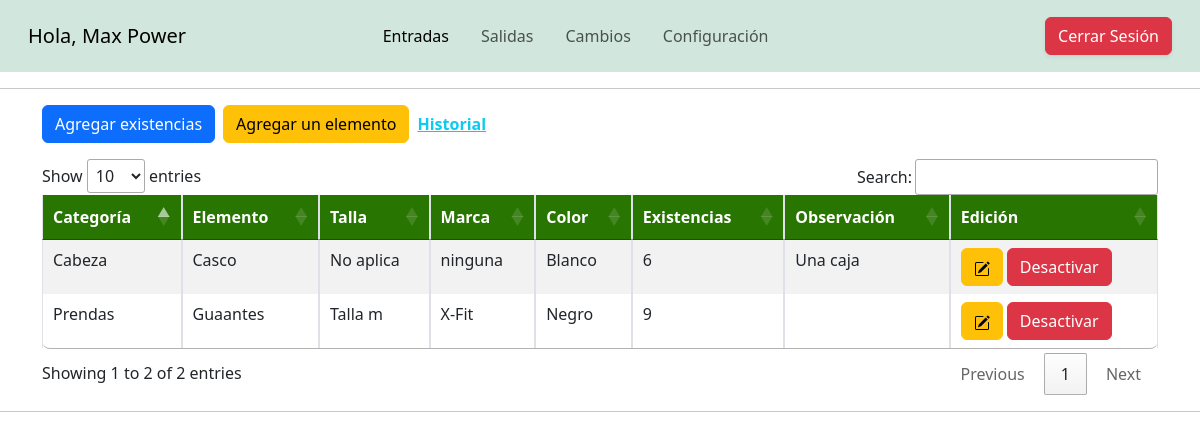
Page /views/entradas.php (signed in) on the committed database.
### tables this page shows
CREATE TABLE `elementos` (
  `id` int(11) NOT NULL,
  `fk_categoria` int(11) NOT NULL,
  `fk_talla` int(10) NOT NULL,
  `elemento` varchar(50) NOT NULL,
  `marca` varchar(50) NOT NULL,
  `color` varchar(10) NOT NULL,
  `existencias` int(10) NOT NULL,
  `observacion` varchar(500) NOT NULL,
  `estado` enum('activo','inactivo') NOT NULL DEFAULT 'activo'
);

CREATE TABLE `categorias` (
  `id` int(11) NOT NULL,
  `nombre` varchar(32) NOT NULL
);

CREATE TABLE `tallas` (
  `id` int(11) NOT NULL,
  `tallas` varchar(10) NOT NULL
);

### views/entradas.php (the view, shortened to what this page needs)
<!DOCTYPE html>
<html lang="es">
<head>
  <link rel="stylesheet" href="../csss/bootstrap/css/bootstrap.min.css" />
  <link rel="stylesheet" href="../csss/DataTables/Responsive-2.5.0/css/responsive.dataTables.min.css">
  <link href="../csss/DataTables/datatables.min.css" rel="stylesheet">
  <link rel="stylesheet" href="../csss/generalStyles.css">
</head>
<body class="vh-100">
  <nav class="navbar navbar-expand-lg navbar-light bg-success-subtle p-3">
    <div class="container-fluid">
      <a class="navbar-brand" href="#">
        <?php
        echo "Hola, ";
        echo $_SESSION["nombre"];
        ?>
      </a>
      <div class="collapse navbar-collapse" id="navbarNavDropdown">
        <ul class="navbar-nav ms-auto ">
          <li class="nav-item">
            <a class="nav-link mx-2 active" aria-current="page" href="#">Entradas</a>
          </li>
          <li class="nav-item">
            <a class="nav-link mx-2" href="salidas.php">Salidas</a>
          </li>
          <li class="nav-item">
            <a class="nav-link mx-2" href="cambios.php">Cambios</a>
          </li>
          <li class="nav-item">
            <a class="nav-link mx-2" href="configuracion.php">Configuración</a>
          </li>
        </ul>
        <ul class="navbar-nav ms-auto d-none d-lg-inline-flex">
          <li class="nav-item mx-2">
            <a class="nav-link text-dark h5" href="" target="blank"><i class="fab fa-google-plus-square"></i></a>
          </li>
          <li class="nav-item mx-2">
            <a class="nav-link text-dark h5" href="" target="blank"><i class="fab fa-twitter"></i></a>
          </li>
          <li class="nav-item mx-2">
            <a class="nav-link text-dark h5" href="" target="blank"><i class="fab fa-facebook-square"></i></a>
          </li>
        </ul>
      </div>
      <div>
        <button class="btn btn-danger shadow-sm">
          <a class="text-decoration-none text-white" href="../controllers/logout.php">Cerrar Sesión</a>
        </button>
      </div>
    </div>
  </nav>
  <hr />
  <div class="container d-flex justify-content-center flex-column">
    <?php
    include '../controllers/addElements.controller.php';
    ?>
    <div class="w-100 d-flex gap-2 mb-3 align-items-center">
      <button type="button" class="btn btn-primary" data-bs-toggle="modal" data-bs-target="#agregarExistencias">
        Agregar existencias
      </button>
      <button type="button" class="btn btn-warning" data-bs-toggle="modal" data-bs-target="#agregarElemento">
        Agregar un elemento
      </button>
      <a class="fw-bold pointer text-info pe-auto" data-bs-toggle="modal" data-bs-target="#historialMovimientos1">Historial</a>
    </div>
    <table id="tableInventario" class="table table-striped table-bordered table-responsive table-hover nowrap rounded-3" style="width: 100%;">
      <thead class="formColumn">
        <tr>
          <th scope="col">Categoría</th>
          <th scope="col">Elemento</th>
          <th scope="col">Talla</th>
          <th scope="col">Marca</th>
          <th scope="col">Color</th>
          <th scope="col">Existencias</th>
          <th scope="col">Observación</th>
          <th scope="col">Edición</th>
        </tr>
      </thead>
      <tbody>
        <?php
        $sqlElm = $conexion->query("SELECT * FROM elementos as e, categorias as c, tallas
            as t where e.fk_categoria=c.id AND e.fk_talla=t.id");
        while ($tableData = $sqlElm->fetch_object()) { ?>
          <tr class="<?= $tableData->estado == 'activo' ? '' : 'table-danger' ?>">
            <td><?= $tableData->nombre ?></td>
            <td><?= $tableData->elemento ?></td>
            <td><?= $tableData->tallas ?></td>
            <td><?= $tableData->marca ?></td>
            <td><?= $tableData->color ?></td>
            <td><?= $tableData->existencias ?></td>
            <td><?= $tableData->observacion ?></td>
            <td>
              <a class="btn btn-small btn-warning" data-id="<?= $tableData->id ?>" data-bs-toggle="modal" data-bs-target="#editElements">
              </a>
              <?= $tableData->estado == 'activo' ? '
                <a class="btn btn-small btn-danger" onclick="cambiarEstado('.$tableData->id.', \'desactivar\')">
                Desactivar
              </a>
              ' : '
              <a  class="btn btn-small btn-success" onclick="cambiarEstado('.$tableData->id.', \'activar\')">
                Activar
              </a>
              '  ?>
            </td>
          </tr>
        <?php } ?>
      </tbody>
    </table>
  </div>
  <hr />
</body>
</html>

### csss/generalStyles.css (style rules this page uses)
:root { --colorA: #1F5C00; --colorB:#ffffff; --senaGreen: #39a900; --colorC: #39a900; --colorD: #231b8d; --colorE: #A86608; --colorTitle: #47cc04; }
body { background-attachment: fixed; background-size: cover; background-repeat: no-repeat; background-position: center center; }
.formColumn { background-color: #297502; color: white; font-style: normal; }
.pointer { cursor: pointer; }

### rows in the picture
elementos: fk_categoria.nombre "Cabeza", elemento "Casco", fk_talla.tallas "No aplica", marca "ninguna", color "Blanco", existencias "6", observacion "Una caja"
elementos: fk_categoria.nombre "Prendas", elemento "Guaantes", fk_talla.tallas "Talla m", marca "X-Fit", color "Negro", existencias "9"

### other values in the picture
$_SESSION["nombre"] "Max Power"
